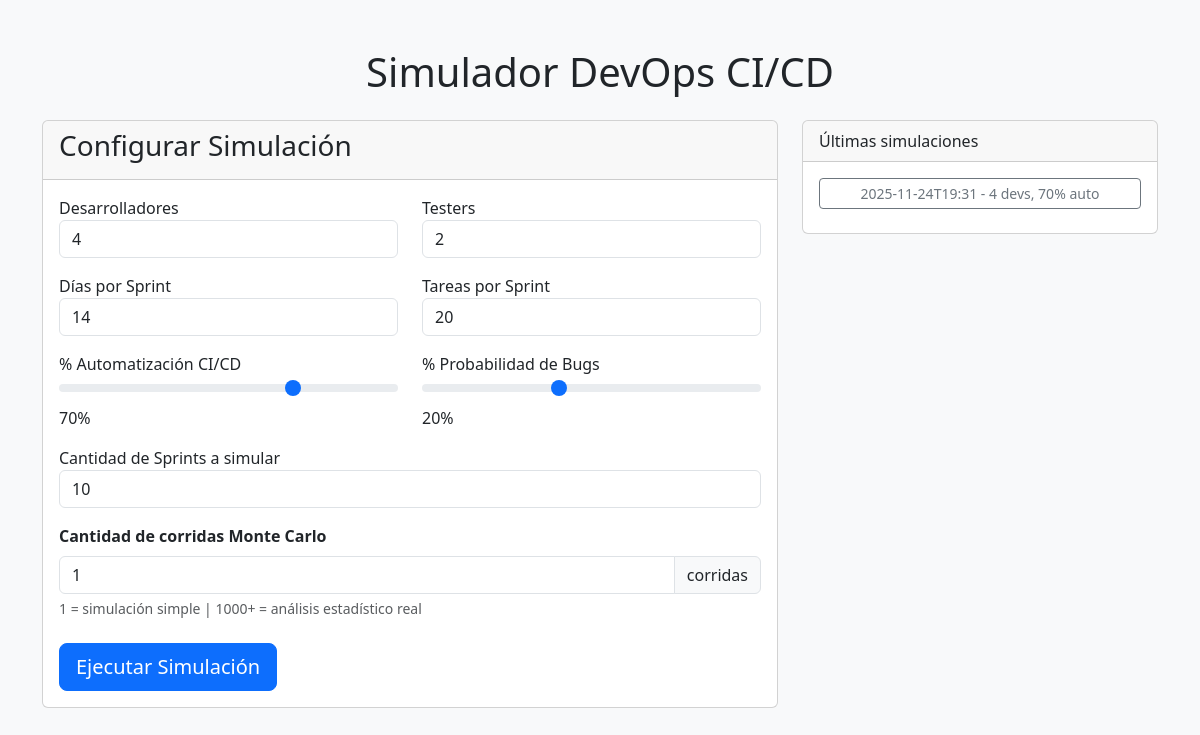
/, run on an earlier commit of the app's database.
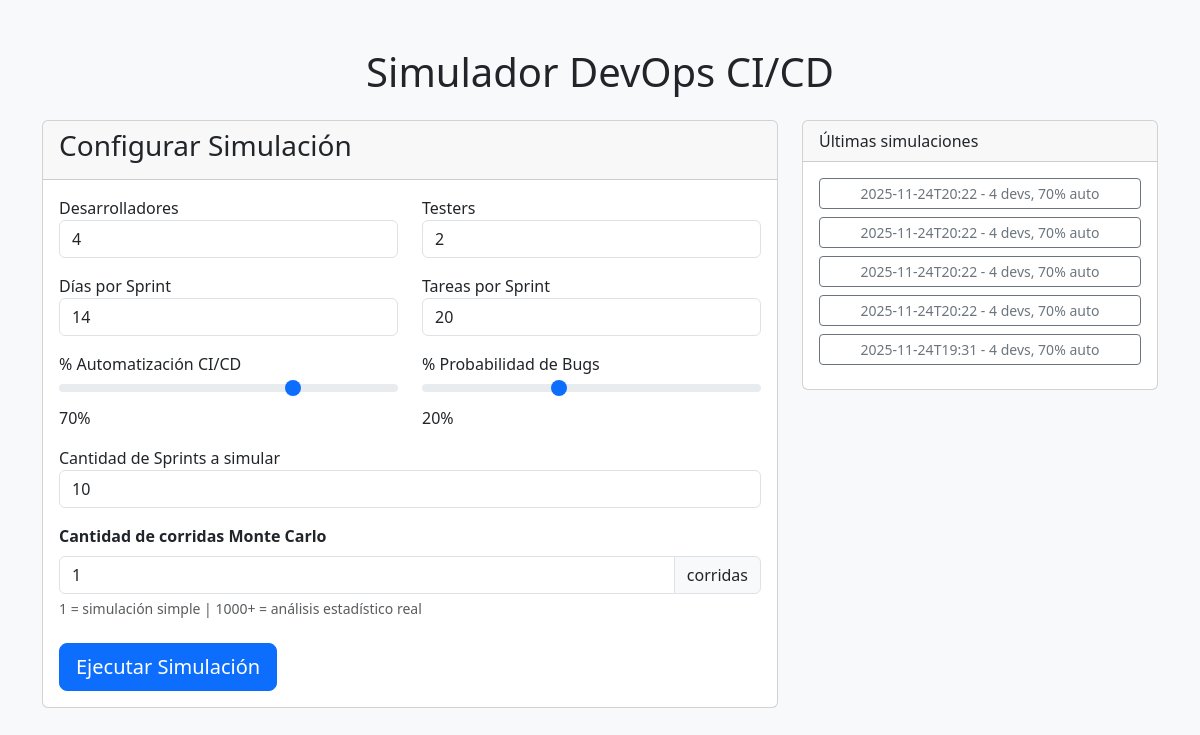
And on a later commit of the database.
### tables this page shows
CREATE TABLE simulations (
            id INTEGER PRIMARY KEY AUTOINCREMENT,
            timestamp TEXT,
            params TEXT,
            results TEXT
        );

### app.py (the view)
@app.route('/')
def index():
    simulations = get_simulations()
    return render_template('index.html', simulations=simulations)

### database.py (called while the page is built)
def get_conn():
    conn = sqlite3.connect(DATABASE_PATH)
    conn.row_factory = sqlite3.Row
    return conn

def get_simulations():
    conn = get_conn()
    cur = conn.cursor()
    cur.execute('SELECT id, timestamp, params, batch_size FROM simulations ORDER BY timestamp DESC LIMIT 30')
    rows = cur.fetchall()
    conn.close()
    simulations = []
    for row in rows:
        sim = dict(row)
        sim['params'] = json.loads(sim['params'])
        simulations.append(sim)
    return simulations

### templates/index.html (shortened to what this page needs)
<!DOCTYPE html>
<html>
<head>
    <link href="https://cdn.jsdelivr.net/npm/bootstrap@5.3.3/dist/css/bootstrap.min.css" rel="stylesheet">
</head>
<body class="bg-light">
<div class="container mt-5">
    <h1 class="text-center mb-4">Simulador DevOps CI/CD</h1>
    <div class="row">
        <div class="col-md-8">
            <div class="card">
                <div class="card-header"><h3>Configurar Simulación</h3></div>
                <div class="card-body">
                    <form action="/simulate" method="post">
                        <div class="row">
                            <div class="col-md-6 mb-3">
                                <label>Desarrolladores</label>
                                <input type="number" name="developers" class="form-control" value="4" min="1" max="10">
                            </div>
                            <div class="col-md-6 mb-3">
                                <label>Testers</label>
                                <input type="number" name="testers" class="form-control" value="2" min="0" max="10">
                            </div>
                        </div>
                        <div class="row">
                            <div class="col-md-6 mb-3">
                                <label>Días por Sprint</label>
                                <input type="number" name="sprint_days" class="form-control" value="14" min="5" max="30">
                            </div>
                            <div class="col-md-6 mb-3">
                                <label>Tareas por Sprint</label>
                                <input type="number" name="tasks_per_sprint" class="form-control" value="20" min="5" max="50">
                            </div>
                        </div>
                        <div class="row">
                            <div class="col-md-6 mb-3">
                                <label>% Automatización CI/CD</label>
                                <input type="range" name="automation" class="form-range" min="0" max="100" value="70">
                                <span id="auto-value">70%</span>
                            </div>
                            <div class="col-md-6 mb-3">
                                <label>% Probabilidad de Bugs</label>
                                <input type="range" name="bugs" class="form-range" min="0" max="50" value="20">
                                <span id="bug-value">20%</span>
                            </div>
                        </div>
                        <div class="mb-3">
                            <label>Cantidad de Sprints a simular</label>
                            <input type="number" name="sprints" class="form-control" value="10" min="5" max="50">
                        </div>
						<div class="mb-4">
						<label class="form-label fw-bold">Cantidad de corridas Monte Carlo</label>
							<div class="input-group">
								<input type="number" name="batch_size" class="form-control" value="1" min="1" max="20000" step="1">
								<span class="input-group-text">corridas</span>
							</div>
							<div class="form-text">
								1 = simulación simple | 1000+ = análisis estadístico real
							</div>
						</div>
                        <button type="submit" class="btn btn-primary btn-lg">Ejecutar Simulación</button>
                    </form>
                </div>
            </div>
        </div>
        <div class="col-md-4">
            <div class="card">
                <div class="card-header">Últimas simulaciones</div>
                <div class="card-body">
					{% for sim in simulations %}
						<a href="{{ url_for('results', sim_id=sim.id) }}" class="btn btn-outline-secondary btn-sm d-block mb-2">
							{{ sim.timestamp[:16] }} - {{ sim.params['num_developers'] }} devs, {{ (sim.params['automation_level'] * 100)|int }}% auto
						</a>
					{% endfor %}
                </div>
            </div>
        </div>
    </div>
</div>
</body>
</html>

What changed in the data, as far as the page shows it:
added simulations: timestamp "2025-11-24T20:22", params.num_developers "4", params "70"
added simulations: timestamp "2025-11-24T20:22", params.num_developers "4", params "70"
added simulations: timestamp "2025-11-24T20:22", params.num_developers "4", params "70"
added simulations: timestamp "2025-11-24T20:22", params.num_developers "4", params "70"
